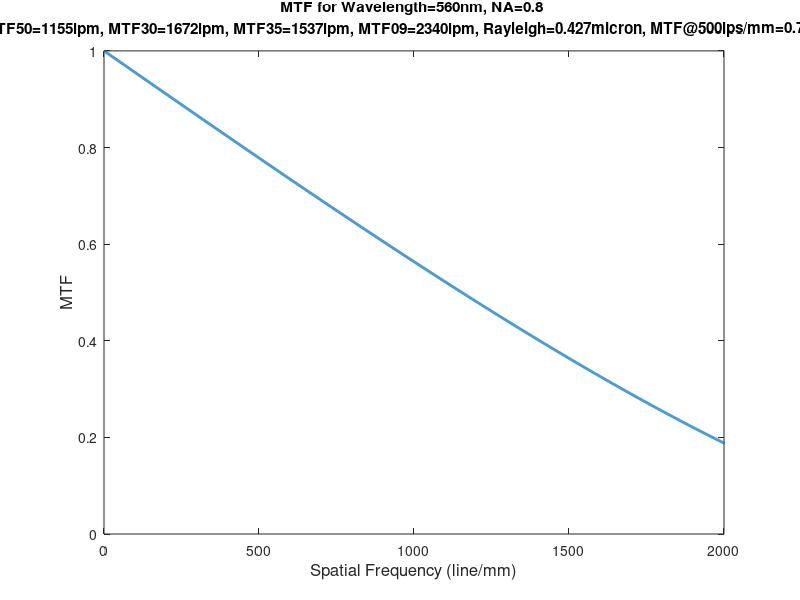

Source code (MATLAB):
clf
clear all
%
NA=0.8;

f_Number=1/(2*NA);

Lambda=0.56;    %micron

f0=1/Lambda/f_Number;   %unit: 1/micron

Sampling_Resolution=0.45;

Sampling_Freq=1/Sampling_Resolution*1000;

Nyquist=Sampling_Freq/2;

f0_lpm=f0*1000;   %unit: 1/mm

f=0:3000;

MTF_dl=2/pi*(acos(f/f0_lpm)-f./f0_lpm.*(1-(f/f0_lpm).^2).^0.5);
MTF50=f(find(MTF_dl<0.5,1,'first'));
MTF30=f(find(MTF_dl<0.3,1,'first'));
MTF35=f(find(MTF_dl<0.35,1,'first'));
MTF09=f(find(MTF_dl<0.09,1,'first'));
MTFat500lpsm=MTF_dl(find(f>500,1,'first'))

Rayleigh=0.61*Lambda/NA;
h=plot(f,MTF_dl,'Linewidth',2);
hold on
%line([Nyquist Nyquist],get(hax,'XLim'),'LineWidth',2,'Color','green')
xlim([0 2000]);
ylim([0 1]);
xlabel('Spatial Frequency (line/mm)','FontSize',12);
ylabel('MTF','FontSize',12);
title(sprintf('MTF for Wavelength=%gnm, NA=%g \n(MTF50=%glpm, MTF30=%glpm, MTF35=%glpm, MTF09=%glpm, Rayleigh=%gmicron, MTF@500lps/mm=%g)',1000*Lambda,NA,MTF50,MTF30,MTF35,MTF09,Rayleigh,MTFat500lpsm))
hold off
saveas(h,sprintf('%gnm_NA%g.png',1000*Lambda,NA));